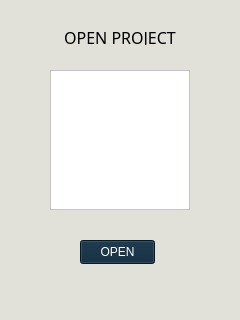
<?xml version="1.0" encoding="UTF-8"?>
<ui version="4.0">
 <class>Form</class>
 <widget class="QWidget" name="Form">
  <property name="geometry">
   <rect>
    <x>0</x>
    <y>0</y>
    <width>240</width>
    <height>320</height>
   </rect>
  </property>
  <property name="minimumSize">
   <size>
    <width>240</width>
    <height>320</height>
   </size>
  </property>
  <property name="maximumSize">
   <size>
    <width>240</width>
    <height>320</height>
   </size>
  </property>
  <property name="windowTitle">
   <string>Form</string>
  </property>
  <property name="styleSheet">
   <string notr="true">background-color: rgb(225, 225, 218);</string>
  </property>
  <widget class="QListView" name="listView">
   <property name="geometry">
    <rect>
     <x>50</x>
     <y>70</y>
     <width>140</width>
     <height>140</height>
    </rect>
   </property>
   <property name="minimumSize">
    <size>
     <width>140</width>
     <height>140</height>
    </size>
   </property>
   <property name="maximumSize">
    <size>
     <width>140</width>
     <height>140</height>
    </size>
   </property>
   <property name="styleSheet">
    <string notr="true">background-color: rgb(255, 255, 255);</string>
   </property>
  </widget>
  <widget class="QLabel" name="label">
   <property name="geometry">
    <rect>
     <x>50</x>
     <y>30</y>
     <width>140</width>
     <height>15</height>
    </rect>
   </property>
   <property name="minimumSize">
    <size>
     <width>140</width>
     <height>15</height>
    </size>
   </property>
   <property name="maximumSize">
    <size>
     <width>140</width>
     <height>15</height>
    </size>
   </property>
   <property name="font">
    <font>
     <family>Sitka</family>
     <pointsize>12</pointsize>
     <strikeout>false</strikeout>
    </font>
   </property>
   <property name="text">
    <string>OPEN PROJECT</string>
   </property>
   <property name="alignment">
    <set>Qt::AlignmentFlag::AlignCenter</set>
   </property>
  </widget>
  <widget class="QPushButton" name="pushButton">
   <property name="geometry">
    <rect>
     <x>80</x>
     <y>240</y>
     <width>75</width>
     <height>24</height>
    </rect>
   </property>
   <property name="styleSheet">
    <string notr="true">QPushButton {
	
	color: rgb(255, 255, 255);
	background-color: rgb(9, 35, 55);
}

QPushButton:hover {
	
	color: rgb(9, 35, 55);
	background-color: rgb(150, 169, 173);
}</string>
   </property>
   <property name="text">
    <string>OPEN</string>
   </property>
  </widget>
 </widget>
 <resources/>
 <connections/>
</ui>
